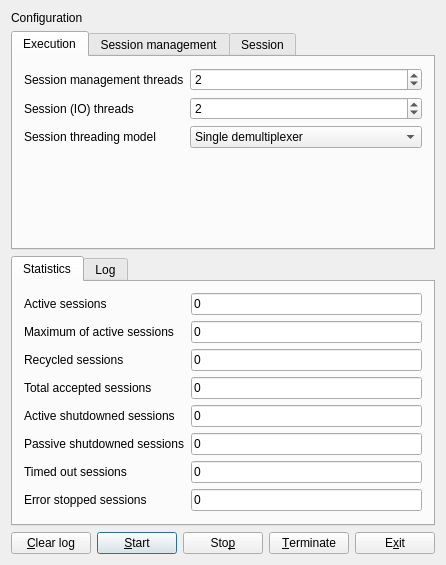
<?xml version="1.0" encoding="UTF-8"?>
<ui version="4.0">
 <class>mainForm</class>
 <widget class="QWidget" name="mainForm">
  <property name="geometry">
   <rect>
    <x>0</x>
    <y>0</y>
    <width>425</width>
    <height>516</height>
   </rect>
  </property>
  <property name="windowTitle">
   <string>Qt Echo Server</string>
  </property>
  <layout class="QVBoxLayout" name="mainLayout" stretch="0,0,1,0">
   <item>
    <widget class="QLabel" name="configurationLabel">
     <property name="text">
      <string>Configuration</string>
     </property>
    </widget>
   </item>
   <item>
    <widget class="QTabWidget" name="configTabWidget">
     <property name="currentIndex">
      <number>0</number>
     </property>
     <widget class="QWidget" name="executionTab">
      <attribute name="title">
       <string>Execution</string>
      </attribute>
      <layout class="QFormLayout" name="executionTabLayout">
       <item row="0" column="0">
        <widget class="QLabel" name="sessionManagerThreadsLabel">
         <property name="text">
          <string>Session management threads</string>
         </property>
        </widget>
       </item>
       <item row="0" column="1">
        <widget class="QSpinBox" name="sessionManagerThreadsSpinBox">
         <property name="sizePolicy">
          <sizepolicy hsizetype="Expanding" vsizetype="Fixed">
           <horstretch>0</horstretch>
           <verstretch>0</verstretch>
          </sizepolicy>
         </property>
         <property name="minimum">
          <number>1</number>
         </property>
         <property name="maximum">
          <number>1000</number>
         </property>
         <property name="value">
          <number>2</number>
         </property>
        </widget>
       </item>
       <item row="1" column="0">
        <widget class="QLabel" name="sessionThreadsLabel">
         <property name="text">
          <string>Session (IO) threads</string>
         </property>
        </widget>
       </item>
       <item row="1" column="1">
        <widget class="QSpinBox" name="sessionThreadsSpinBox">
         <property name="sizePolicy">
          <sizepolicy hsizetype="Expanding" vsizetype="Fixed">
           <horstretch>0</horstretch>
           <verstretch>0</verstretch>
          </sizepolicy>
         </property>
         <property name="minimum">
          <number>1</number>
         </property>
         <property name="maximum">
          <number>1000</number>
         </property>
         <property name="value">
          <number>2</number>
         </property>
        </widget>
       </item>
       <item row="2" column="0">
        <widget class="QLabel" name="sessionThreadModelLabel">
         <property name="text">
          <string>Session threading model</string>
         </property>
        </widget>
       </item>
       <item row="2" column="1">
        <widget class="QComboBox" name="sessionThreadModelComboBox">
         <property name="sizePolicy">
          <sizepolicy hsizetype="Expanding" vsizetype="Fixed">
           <horstretch>0</horstretch>
           <verstretch>0</verstretch>
          </sizepolicy>
         </property>
         <item>
          <property name="text">
           <string>Single demultiplexer</string>
          </property>
         </item>
         <item>
          <property name="text">
           <string>Demultiplexer per work thread</string>
          </property>
         </item>
        </widget>
       </item>
      </layout>
     </widget>
     <widget class="QWidget" name="sessionManagementTab">
      <attribute name="title">
       <string>Session management</string>
      </attribute>
      <layout class="QFormLayout" name="sessionManagementTabLayout">
       <item row="0" column="0">
        <widget class="QLabel" name="maxSessionCountLabel">
         <property name="text">
          <string>Maximum active sessions (TCP connections)</string>
         </property>
        </widget>
       </item>
       <item row="0" column="1">
        <widget class="QSpinBox" name="maxSessionCountSpinBox">
         <property name="sizePolicy">
          <sizepolicy hsizetype="Expanding" vsizetype="Fixed">
           <horstretch>0</horstretch>
           <verstretch>0</verstretch>
          </sizepolicy>
         </property>
         <property name="minimum">
          <number>1</number>
         </property>
         <property name="maximum">
          <number>1000000</number>
         </property>
         <property name="value">
          <number>10000</number>
         </property>
        </widget>
       </item>
       <item row="1" column="0">
        <widget class="QLabel" name="recycledSessionCountLabel">
         <property name="text">
          <string>Maximum recycled sessions</string>
         </property>
        </widget>
       </item>
       <item row="1" column="1">
        <widget class="QSpinBox" name="recycledSessionCountSpinBox">
         <property name="sizePolicy">
          <sizepolicy hsizetype="Expanding" vsizetype="Fixed">
           <horstretch>0</horstretch>
           <verstretch>0</verstretch>
          </sizepolicy>
         </property>
         <property name="minimum">
          <number>0</number>
         </property>
         <property name="maximum">
          <number>1000000</number>
         </property>
         <property name="value">
          <number>100</number>
         </property>
        </widget>
       </item>
       <item row="2" column="0">
        <widget class="QLabel" name="listenBacklogLabel">
         <property name="text">
          <string>Listen backlog</string>
         </property>
        </widget>
       </item>
       <item row="2" column="1">
        <widget class="QSpinBox" name="listenBacklogSpinBox">
         <property name="sizePolicy">
          <sizepolicy hsizetype="Expanding" vsizetype="Fixed">
           <horstretch>0</horstretch>
           <verstretch>0</verstretch>
          </sizepolicy>
         </property>
         <property name="minimum">
          <number>1</number>
         </property>
         <property name="maximum">
          <number>1000</number>
         </property>
         <property name="value">
          <number>6</number>
         </property>
        </widget>
       </item>
       <item row="3" column="0">
        <widget class="QLabel" name="portNumberLabel">
         <property name="text">
          <string>TCP port number to listen</string>
         </property>
        </widget>
       </item>
       <item row="3" column="1">
        <widget class="QSpinBox" name="portNumberSpinBox">
         <property name="sizePolicy">
          <sizepolicy hsizetype="Expanding" vsizetype="Fixed">
           <horstretch>0</horstretch>
           <verstretch>0</verstretch>
          </sizepolicy>
         </property>
         <property name="minimum">
          <number>1</number>
         </property>
         <property name="maximum">
          <number>65535</number>
         </property>
         <property name="value">
          <number>7</number>
         </property>
        </widget>
       </item>
       <item row="4" column="0">
        <widget class="QLabel" name="addressLabel">
         <property name="text">
          <string>IP address of interface to listen (IPv4 or IPv6)</string>
         </property>
        </widget>
       </item>
       <item row="4" column="1">
        <widget class="QLineEdit" name="addressEdit">
         <property name="sizePolicy">
          <sizepolicy hsizetype="Expanding" vsizetype="Fixed">
           <horstretch>0</horstretch>
           <verstretch>0</verstretch>
          </sizepolicy>
         </property>
         <property name="text">
          <string>0.0.0.0</string>
         </property>
        </widget>
       </item>
      </layout>
     </widget>
     <widget class="QWidget" name="sessionTab">
      <attribute name="title">
       <string>Session</string>
      </attribute>
      <layout class="QFormLayout" name="sessionTabLayout">
       <item row="0" column="0">
        <widget class="QLabel" name="sessionBufferSizeLabel">
         <property name="text">
          <string>Session's buffer size (bytes)</string>
         </property>
        </widget>
       </item>
       <item row="0" column="1">
        <widget class="QSpinBox" name="sessionBufferSizeSpinBox">
         <property name="sizePolicy">
          <sizepolicy hsizetype="Expanding" vsizetype="Fixed">
           <horstretch>0</horstretch>
           <verstretch>0</verstretch>
          </sizepolicy>
         </property>
         <property name="minimum">
          <number>1</number>
         </property>
         <property name="maximum">
          <number>10485760</number>
         </property>
         <property name="singleStep">
          <number>256</number>
         </property>
         <property name="value">
          <number>4096</number>
         </property>
        </widget>
       </item>
       <item row="3" column="0">
        <widget class="QCheckBox" name="sockRecvBufferSizeCheckBox">
         <property name="text">
          <string>Socket's recieve buffer size (bytes)</string>
         </property>
        </widget>
       </item>
       <item row="3" column="1">
        <widget class="QSpinBox" name="sockRecvBufferSizeSpinBox">
         <property name="enabled">
          <bool>false</bool>
         </property>
         <property name="sizePolicy">
          <sizepolicy hsizetype="Expanding" vsizetype="Fixed">
           <horstretch>0</horstretch>
           <verstretch>0</verstretch>
          </sizepolicy>
         </property>
         <property name="minimum">
          <number>0</number>
         </property>
         <property name="maximum">
          <number>10485760</number>
         </property>
         <property name="singleStep">
          <number>256</number>
         </property>
         <property name="value">
          <number>4096</number>
         </property>
        </widget>
       </item>
       <item row="4" column="0">
        <widget class="QCheckBox" name="sockSendBufferSizeCheckBox">
         <property name="text">
          <string>Socket's send buffer size (bytes)</string>
         </property>
        </widget>
       </item>
       <item row="4" column="1">
        <widget class="QSpinBox" name="sockSendBufferSizeSpinBox">
         <property name="enabled">
          <bool>false</bool>
         </property>
         <property name="sizePolicy">
          <sizepolicy hsizetype="Expanding" vsizetype="Fixed">
           <horstretch>0</horstretch>
           <verstretch>0</verstretch>
          </sizepolicy>
         </property>
         <property name="minimum">
          <number>0</number>
         </property>
         <property name="maximum">
          <number>10485760</number>
         </property>
         <property name="singleStep">
          <number>256</number>
         </property>
         <property name="value">
          <number>4096</number>
         </property>
        </widget>
       </item>
       <item row="5" column="0">
        <widget class="QLabel" name="tcpNoDelayLabel">
         <property name="text">
          <string>TCP NO_DELAY option</string>
         </property>
        </widget>
       </item>
       <item row="5" column="1">
        <widget class="QComboBox" name="tcpNoDelayComboBox">
         <property name="sizePolicy">
          <sizepolicy hsizetype="Expanding" vsizetype="Fixed">
           <horstretch>0</horstretch>
           <verstretch>0</verstretch>
          </sizepolicy>
         </property>
         <property name="currentIndex">
          <number>0</number>
         </property>
         <item>
          <property name="text">
           <string>default (operating system)</string>
          </property>
         </item>
         <item>
          <property name="text">
           <string>on</string>
          </property>
         </item>
         <item>
          <property name="text">
           <string>off</string>
          </property>
         </item>
        </widget>
       </item>
       <item row="1" column="0">
        <widget class="QCheckBox" name="inactivityTimeoutCheckBox">
         <property name="text">
          <string>Inactivity timeout (seconds)</string>
         </property>
        </widget>
       </item>
       <item row="1" column="1">
        <widget class="QSpinBox" name="inactivityTimeoutSpinBox">
         <property name="enabled">
          <bool>false</bool>
         </property>
         <property name="sizePolicy">
          <sizepolicy hsizetype="Expanding" vsizetype="Fixed">
           <horstretch>0</horstretch>
           <verstretch>0</verstretch>
          </sizepolicy>
         </property>
         <property name="minimum">
          <number>0</number>
         </property>
         <property name="maximum">
          <number>10485760</number>
         </property>
         <property name="singleStep">
          <number>10</number>
         </property>
         <property name="value">
          <number>600</number>
         </property>
        </widget>
       </item>
       <item row="2" column="0">
        <widget class="QLabel" name="maxTransferSizeLabel">
         <property name="text">
          <string>Max size of single async transfer (bytes)</string>
         </property>
        </widget>
       </item>
       <item row="2" column="1">
        <widget class="QSpinBox" name="maxTransferSizeSpinBox">
         <property name="sizePolicy">
          <sizepolicy hsizetype="Expanding" vsizetype="Fixed">
           <horstretch>0</horstretch>
           <verstretch>0</verstretch>
          </sizepolicy>
         </property>
         <property name="minimum">
          <number>1</number>
         </property>
         <property name="maximum">
          <number>10485760</number>
         </property>
         <property name="singleStep">
          <number>32</number>
         </property>
         <property name="value">
          <number>4096</number>
         </property>
        </widget>
       </item>
      </layout>
     </widget>
    </widget>
   </item>
   <item>
    <widget class="QTabWidget" name="stateTabWidget">
     <property name="currentIndex">
      <number>0</number>
     </property>
     <widget class="QWidget" name="statisticsTab">
      <attribute name="title">
       <string>Statistics</string>
      </attribute>
      <layout class="QFormLayout" name="formLayout">
       <item row="0" column="0">
        <widget class="QLabel" name="activeSessionsLabel">
         <property name="text">
          <string>Active sessions</string>
         </property>
        </widget>
       </item>
       <item row="0" column="1">
        <widget class="QLineEdit" name="activeSessionsEdit">
         <property name="text">
          <string>0</string>
         </property>
         <property name="readOnly">
          <bool>true</bool>
         </property>
        </widget>
       </item>
       <item row="1" column="0">
        <widget class="QLabel" name="maxActiveSessionsLabel">
         <property name="text">
          <string>Maximum of active sessions</string>
         </property>
        </widget>
       </item>
       <item row="1" column="1">
        <widget class="QLineEdit" name="maxActiveSessionsEdit">
         <property name="text">
          <string>0</string>
         </property>
         <property name="readOnly">
          <bool>true</bool>
         </property>
        </widget>
       </item>
       <item row="2" column="0">
        <widget class="QLabel" name="recycledSessionsLabel">
         <property name="text">
          <string>Recycled sessions</string>
         </property>
        </widget>
       </item>
       <item row="2" column="1">
        <widget class="QLineEdit" name="recycledSessionsEdit">
         <property name="text">
          <string>0</string>
         </property>
         <property name="readOnly">
          <bool>true</bool>
         </property>
        </widget>
       </item>
       <item row="3" column="0">
        <widget class="QLabel" name="totalAcceptedSessionsLabel">
         <property name="text">
          <string>Total accepted sessions</string>
         </property>
        </widget>
       </item>
       <item row="3" column="1">
        <widget class="QLineEdit" name="totalAcceptedSessionsEdit">
         <property name="text">
          <string>0</string>
         </property>
         <property name="readOnly">
          <bool>true</bool>
         </property>
        </widget>
       </item>
       <item row="4" column="0">
        <widget class="QLabel" name="activeShutdownedSessionsLabel">
         <property name="text">
          <string>Active shutdowned sessions</string>
         </property>
        </widget>
       </item>
       <item row="4" column="1">
        <widget class="QLineEdit" name="activeShutdownedSessionsEdit">
         <property name="text">
          <string>0</string>
         </property>
         <property name="readOnly">
          <bool>true</bool>
         </property>
        </widget>
       </item>
       <item row="5" column="0">
        <widget class="QLabel" name="outOfWorkSessionsLabel">
         <property name="text">
          <string>Passive shutdowned sessions</string>
         </property>
        </widget>
       </item>
       <item row="5" column="1">
        <widget class="QLineEdit" name="outOfWorkSessionsEdit">
         <property name="text">
          <string>0</string>
         </property>
         <property name="readOnly">
          <bool>true</bool>
         </property>
        </widget>
       </item>
       <item row="6" column="0">
        <widget class="QLabel" name="timedOutSessionsLabel">
         <property name="text">
          <string>Timed out sessions</string>
         </property>
        </widget>
       </item>
       <item row="6" column="1">
        <widget class="QLineEdit" name="timedOutSessionsEdit">
         <property name="text">
          <string>0</string>
         </property>
         <property name="readOnly">
          <bool>true</bool>
         </property>
        </widget>
       </item>
       <item row="7" column="0">
        <widget class="QLabel" name="errorStoppedSessionsLabel">
         <property name="text">
          <string>Error stopped sessions</string>
         </property>
        </widget>
       </item>
       <item row="7" column="1">
        <widget class="QLineEdit" name="errorStoppedSessionsEdit">
         <property name="text">
          <string>0</string>
         </property>
         <property name="readOnly">
          <bool>true</bool>
         </property>
        </widget>
       </item>
      </layout>
     </widget>
     <widget class="QWidget" name="logTab">
      <attribute name="title">
       <string>Log</string>
      </attribute>
      <layout class="QVBoxLayout" name="logTabLayout">
       <property name="spacing">
        <number>0</number>
       </property>
       <property name="margin">
        <number>0</number>
       </property>
       <item>
        <widget class="QPlainTextEdit" name="logTextEdit">
         <property name="frameShape">
          <enum>QFrame::NoFrame</enum>
         </property>
         <property name="tabChangesFocus">
          <bool>true</bool>
         </property>
         <property name="lineWrapMode">
          <enum>QPlainTextEdit::NoWrap</enum>
         </property>
         <property name="readOnly">
          <bool>true</bool>
         </property>
        </widget>
       </item>
      </layout>
     </widget>
    </widget>
   </item>
   <item>
    <layout class="QHBoxLayout" name="controlButtonLayout" stretch="0,0,0,0,0,0">
     <item>
      <widget class="QPushButton" name="pushButton">
       <property name="text">
        <string>&amp;Clear log</string>
       </property>
       <property name="shortcut">
        <string>Ctrl+L</string>
       </property>
      </widget>
     </item>
     <item>
      <spacer name="controlButtonSpacer">
       <property name="orientation">
        <enum>Qt::Horizontal</enum>
       </property>
       <property name="sizeHint" stdset="0">
        <size>
         <width>40</width>
         <height>20</height>
        </size>
       </property>
      </spacer>
     </item>
     <item>
      <widget class="QPushButton" name="startButton">
       <property name="text">
        <string>&amp;Start</string>
       </property>
       <property name="default">
        <bool>true</bool>
       </property>
      </widget>
     </item>
     <item>
      <widget class="QPushButton" name="stopButton">
       <property name="text">
        <string>Sto&amp;p</string>
       </property>
       <property name="shortcut">
        <string>Ctrl+S</string>
       </property>
      </widget>
     </item>
     <item>
      <widget class="QPushButton" name="terminateButton">
       <property name="text">
        <string>&amp;Terminate</string>
       </property>
       <property name="shortcut">
        <string>Ctrl+T</string>
       </property>
      </widget>
     </item>
     <item>
      <widget class="QPushButton" name="exitButton">
       <property name="text">
        <string>E&amp;xit</string>
       </property>
       <property name="shortcut">
        <string>Ctrl+Q</string>
       </property>
      </widget>
     </item>
    </layout>
   </item>
  </layout>
 </widget>
 <layoutdefault spacing="6" margin="11"/>
 <tabstops>
  <tabstop>configTabWidget</tabstop>
  <tabstop>sessionManagerThreadsSpinBox</tabstop>
  <tabstop>sessionThreadsSpinBox</tabstop>
  <tabstop>sessionThreadModelComboBox</tabstop>
  <tabstop>maxSessionCountSpinBox</tabstop>
  <tabstop>recycledSessionCountSpinBox</tabstop>
  <tabstop>listenBacklogSpinBox</tabstop>
  <tabstop>portNumberSpinBox</tabstop>
  <tabstop>addressEdit</tabstop>
  <tabstop>sessionBufferSizeSpinBox</tabstop>
  <tabstop>inactivityTimeoutCheckBox</tabstop>
  <tabstop>inactivityTimeoutSpinBox</tabstop>
  <tabstop>maxTransferSizeSpinBox</tabstop>
  <tabstop>sockRecvBufferSizeCheckBox</tabstop>
  <tabstop>sockRecvBufferSizeSpinBox</tabstop>
  <tabstop>sockSendBufferSizeCheckBox</tabstop>
  <tabstop>sockSendBufferSizeSpinBox</tabstop>
  <tabstop>tcpNoDelayComboBox</tabstop>
  <tabstop>stateTabWidget</tabstop>
  <tabstop>activeSessionsEdit</tabstop>
  <tabstop>maxActiveSessionsEdit</tabstop>
  <tabstop>recycledSessionsEdit</tabstop>
  <tabstop>totalAcceptedSessionsEdit</tabstop>
  <tabstop>activeShutdownedSessionsEdit</tabstop>
  <tabstop>outOfWorkSessionsEdit</tabstop>
  <tabstop>timedOutSessionsEdit</tabstop>
  <tabstop>errorStoppedSessionsEdit</tabstop>
  <tabstop>logTextEdit</tabstop>
  <tabstop>pushButton</tabstop>
  <tabstop>startButton</tabstop>
  <tabstop>stopButton</tabstop>
  <tabstop>terminateButton</tabstop>
  <tabstop>exitButton</tabstop>
 </tabstops>
 <resources/>
 <connections>
  <connection>
   <sender>pushButton</sender>
   <signal>clicked()</signal>
   <receiver>logTextEdit</receiver>
   <slot>clear()</slot>
   <hints>
    <hint type="sourcelabel">
     <x>50</x>
     <y>385</y>
    </hint>
    <hint type="destinationlabel">
     <x>57</x>
     <y>321</y>
    </hint>
   </hints>
  </connection>
  <connection>
   <sender>sockRecvBufferSizeCheckBox</sender>
   <signal>clicked(bool)</signal>
   <receiver>sockRecvBufferSizeSpinBox</receiver>
   <slot>setEnabled(bool)</slot>
   <hints>
    <hint type="sourcelabel">
     <x>170</x>
     <y>127</y>
    </hint>
    <hint type="destinationlabel">
     <x>402</x>
     <y>130</y>
    </hint>
   </hints>
  </connection>
  <connection>
   <sender>sockSendBufferSizeCheckBox</sender>
   <signal>clicked(bool)</signal>
   <receiver>sockSendBufferSizeSpinBox</receiver>
   <slot>setEnabled(bool)</slot>
   <hints>
    <hint type="sourcelabel">
     <x>199</x>
     <y>153</y>
    </hint>
    <hint type="destinationlabel">
     <x>402</x>
     <y>156</y>
    </hint>
   </hints>
  </connection>
  <connection>
   <sender>exitButton</sender>
   <signal>clicked()</signal>
   <receiver>mainForm</receiver>
   <slot>close()</slot>
   <hints>
    <hint type="sourcelabel">
     <x>362</x>
     <y>376</y>
    </hint>
    <hint type="destinationlabel">
     <x>368</x>
     <y>400</y>
    </hint>
   </hints>
  </connection>
  <connection>
   <sender>inactivityTimeoutCheckBox</sender>
   <signal>clicked(bool)</signal>
   <receiver>inactivityTimeoutSpinBox</receiver>
   <slot>setEnabled(bool)</slot>
   <hints>
    <hint type="sourcelabel">
     <x>98</x>
     <y>93</y>
    </hint>
    <hint type="destinationlabel">
     <x>237</x>
     <y>98</y>
    </hint>
   </hints>
  </connection>
 </connections>
</ui>
